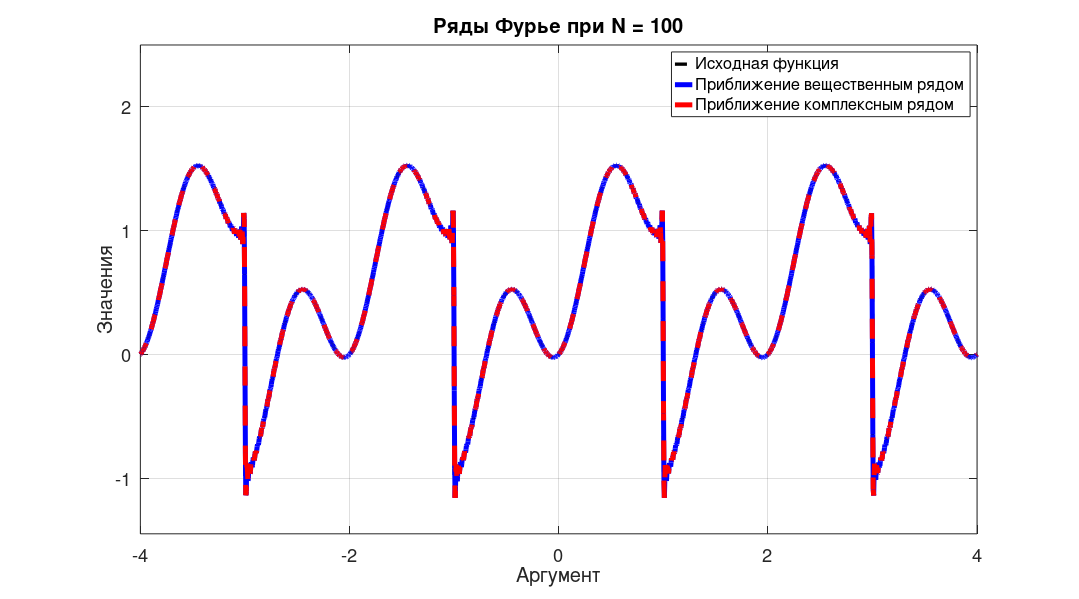

Here is the MATLAB script that generated this plot: (Note: this script raises an error after producing the figure.)
% Параметры
T = 2;                         % Период
omega0 = 2*pi/T;               % Основная частота
N = 100;                        % Число гармоник
Nt = 1000;                     % Точек для интегрирования
%tb = linspace(1, 3, Nt);       % Один период: [1, 3)
tb = linspace(-1, 1, Nt);
dt = tb(2) - tb(1);

% Определение f(t) на одном периоде
%f_base = ones(size(tb));       % [1, 2)
%f_base(tb >= 2) = 2;           % [2, 3)

%f_base = 1 + tb.^2;

%f_base = tb;

f_base = tb + sin(pi*tb).^2;

% Расчет коэффициентов на одном периоде
a0 = (2/T) * trapz(tb, f_base);    % Средняя составляющая

a = zeros(1, N);
b = zeros(1, N);
for n = 1:N
    a(n) = (2/T) * trapz(tb, f_base .* cos(n * omega0 * tb));
    b(n) = (2/T) * trapz(tb, f_base .* sin(n * omega0 * tb));
end

n_range = -N:N;                               % Индексы для c_n
c = zeros(size(n_range));                    % Массив комплексных коэффициентов
for k = 1:length(n_range)
    n = n_range(k);
    c(k) = (1/T) * trapz(tb, f_base .* exp(-1i * n * omega0 * tb));
end


t_start = -4;
t_end = t_start+4*T;
% Восстановление функции на более широком интервале (3 периода)
t = linspace(t_start, t_end, 2000);          % Интервал от 1 до 7
f_approx = a0/2 * ones(size(t));  % Постоянная часть

for n = 1:N
    f_approx = f_approx + a(n)*cos(n * omega0 * t) + b(n)*sin(n * omega0 * t);
end

f_complex = zeros(size(t));
for k = 1:length(n_range)
    n = n_range(k);
    f_complex = f_complex + c(k) * exp(1i * n * omega0 * t);
end
f_complex = real(f_complex);

% Оригинальная функция на интервале [1, 7]
t_mod = mod(t - 1, T);
%f_true = ones(size(t));
%f_true(t_mod >= 1) = 2;

%f_true = 1 + (mod(t + 1, T) - 1).^2;

%f_true = (mod(t + 1, T) - 1);

f_true = (mod(t + 1, T) - 1) + (sin(pi*(mod(t + 1, T) - 1))).^2;


E_func = (1/T) * trapz(tb, f_base.^2)
E_real = (a0^2)/4 + 0.5*sum(a.^2 + b.^2)
E_complex = sum(abs(c).^2)



f = figure();
plot(t, f_true, 'k--', 'LineWidth', 4); hold on;
plot(t, f_approx, 'b', 'LineWidth', 6);
plot(t, f_complex, 'r--', 'LineWidth', 6);
xlabel('Аргумент', 'FontSize', 20); ylabel('Значения', "FontSize", 20);
title(['Произвольная функция f(t)'], 'FontSize', 25);
title(['Ряды Фурье при N = ' num2str(N)], 'FontSize', 25);
legend('Исходная функция', 'Приближение вещественным рядом', ...
    'Приближение комплексным рядом', "FontSize", 20);
ylim([-1.45, 2.5])
grid on;

set(gcf, 'PaperPositionMode', 'auto');
set(gcf, 'Position', [100, 100, 1800, 1000]);
set(gca, 'FontSize', 22, 'GridLineWidth', 3, 'LineWidth', 2);
exportgraphics(f, "images\28.jpg");
